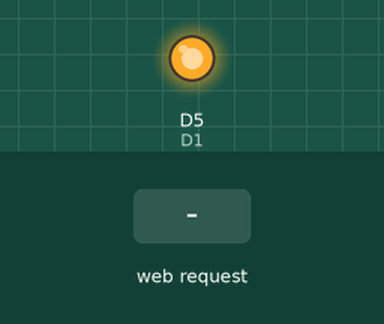
Bench run of a sketch on a simulated ESP8266 (NodeMCU). On the bench: output pins drawn as LEDs (lit = HIGH). The test bench sets the inputs (shaded band). WiFi joins after 1.5 s; servers stay silent unless stated; what the sketch prints to the serial monitor is not drawn.

Above: at 2.7 s.
2.8 s: HTTP request GET /LED?light_button=0 received
At 3.7 s:
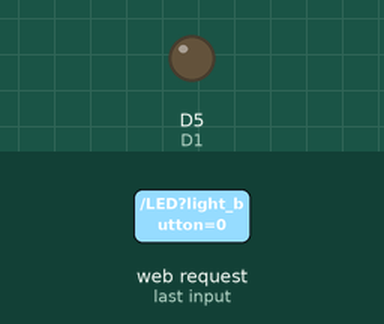
4.3 s: HTTP request GET /LED?light_button=1 received
At 4.8 s:
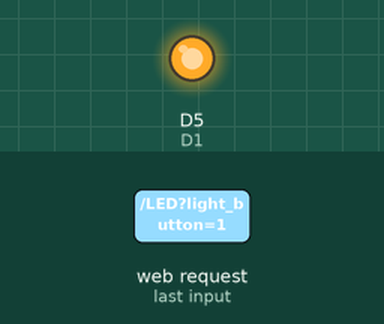
Timing chart, 0 to 7.3 s (numbered marks = the images above; inputs shaded):
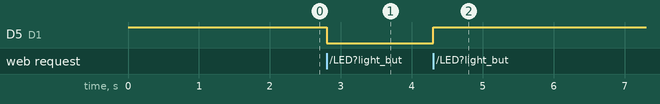

Measured:
- after the input at 2.8 s, D5 (D1): HIGH → LOW at once
- after the input at 4.3 s, D5 (D1): LOW → HIGH at once

The sketch:

hjd_wifi_light.ino
```cpp
#include <ESP8266WiFi.h>        // 本程序使用 ESP8266WiFi库
#include <ESP8266WiFiMulti.h>   //  ESP8266WiFiMulti库
#include <ESP8266WebServer.h>   //  ESP8266WebServer库

ESP8266WiFiMulti wifiMulti;     // 建立ESP8266WiFiMulti对象,对象名称是'wifiMulti'

ESP8266WebServer esp8266_server(80);// 建立ESP8266WebServer对象，对象名称为esp8266_server,括号中的数字是网路服务器响应http请求的端口号,网络服务器标准http端口号为80，因此这里使用80为端口号

String open_page = "<!DOCTYPE html><html lang=\"ch\"><head>    <meta charset=\"UTF-8\">    <meta http-equiv=\"X-UA-Compatible\" content=\"IE=edge\">    <meta name=\"viewport\" content=\"width=device-width, initial-scale=1.0\">    <title>light the light</title>    <style>        .box1 {            height: 1000px;            position: relative;            background-color: #ffffffff;            border: 1px solid rgba(136, 174, 208, 0.467);        }        .box2 {            height: 200px;            width: 200px;            top: 50%;            left: 50%;            margin: -150px 0 0 -150px;            position: absolute;            line-height: 100px;            justify-content: center;            align-items: Center;        }        .a {            text-decoration: none;        }        .button1 {            width: 250px;            height: 250px;            font-size: 20px;            border-radius: 50%;            color: #023407f3;            border: 9px solid rgba(75, 75, 75, 0.881);            background: rgba(219, 219, 219, 0.921);        }        .space {            width: 100px;        }    </style></head><body>    <div class=\" box1\">        <div class=\"box2\">            <a href='./LED?light_button=0' class='a'>                <button type='button1' class='button1'>关灯</button>            </a>        </div>    </div></body></html>";

String close_page = "<!DOCTYPE html><html lang=\"ch\"><head>    <meta charset=\"UTF-8\">    <meta http-equiv=\"X-UA-Compatible\" content=\"IE=edge\">    <meta name=\"viewport\" content=\"width=device-width, initial-scale=1.0\">    <title>light the light</title>    <style>        .box1 {            height: 1000px;            position: relative;            background-color: #ffffffff;            border: 1px solid rgba(93, 112, 129, 0.467);        }        .box2 {            height: 200px;            width: 200px;            top: 50%;            left: 50%;            margin: -150px 0 0 -150px;            position: absolute;            line-height: 100px;            justify-content: center;            align-items: Center;        }        .a {            text-decoration: none;        }        .button1 {            width: 250px;            height: 250px;            font-size: 20px;            border-radius: 50%;            color: #fffffff3;            border: 9px solid rgba(0, 0, 0, 0.881);            background: rgba(17, 17, 17, 0.921);        }        .space {            width: 100px;        }    </style></head><body>    <div class=\" box1\">        <div class=\"box2\">            <a href='./LED?light_button=1' class='a'>                <button type='button1' class='button1'>开灯</button>            </a>        </div>    </div></body></html>";


void setup(void){
  Serial.begin(9600);          // 启动串口通讯

  pinMode(D5, OUTPUT); // D1
  digitalWrite(D5, HIGH);
  //通过addAp函数存储  WiFi名称   WiFi密码
  wifiMulti.addAP("D_lulu", "12345678");

  int i = 0;
  while (wifiMulti.run() != WL_CONNECTED) {  // 此处的wifiMulti.run()是重点。通过wifiMulti.run()，NodeMCU将会在当前
    delay(1000);                             // 环境中搜索addAP函数所存储的WiFi。如果搜到多个存储的WiFi那么NodeMCU
    Serial.print(i++); Serial.print('.');    // 将会连接信号最强的那一个WiFi信号。
  }                                          // 一旦连接WiFI成功，wifiMulti.run()将会返回“WL_CONNECTED”。这也是
                                             // 此处while循环判断是否跳出循环的条件。

  // WiFi连接成功后将通过串口监视器输出连接成功信息
  Serial.println('\n');                     // WiFi连接成功后
  Serial.print("Connected to ");            // NodeMCU将通过串口监视器输出。
  Serial.println(WiFi.SSID());              // 连接的WiFI名称
  Serial.print("IP address:\t");            // 以及
  Serial.println(WiFi.localIP());           // NodeMCU的IP地址

//--------"启动网络服务功能"程序部分开始--------
  esp8266_server.begin();
  esp8266_server.on("/", handleRoot);
  esp8266_server.on("/LED", HTTP_GET, handleLED);
  esp8266_server.onNotFound(handleNotFound);

//--------"启动网络服务功能"程序部分结束--------
  Serial.println("HTTP esp8266_server started");//  告知用户ESP8266网络服务功能已经启动
}

void loop(void){
  esp8266_server.handleClient();     // 处理http服务器访问
}

void handleRoot() {   //处理网站根目录“/”的访问请求
  esp8266_server.send(200, "text/html", open_page);   // NodeMCU将调用此函数。
}

void handleLED() {
    if (esp8266_server.arg("light_button") == "1"){
      digitalWrite(D5, HIGH); // D5
      esp8266_server.send(200, "text/html", open_page);
    } // 切换前端
    else if (esp8266_server.arg("light_button") == "0"){
      digitalWrite(D5, LOW); // D5
      esp8266_server.send(200, "text/html", close_page);
    }
}

// 设置处理404情况的函数'handleNotFound'
void handleNotFound(){                                        // 当浏览器请求的网络资源无法在服务器找到时，
  esp8266_server.send(404, "text/plain", "404: Not found");   // NodeMCU将调用此函数。
}
```
